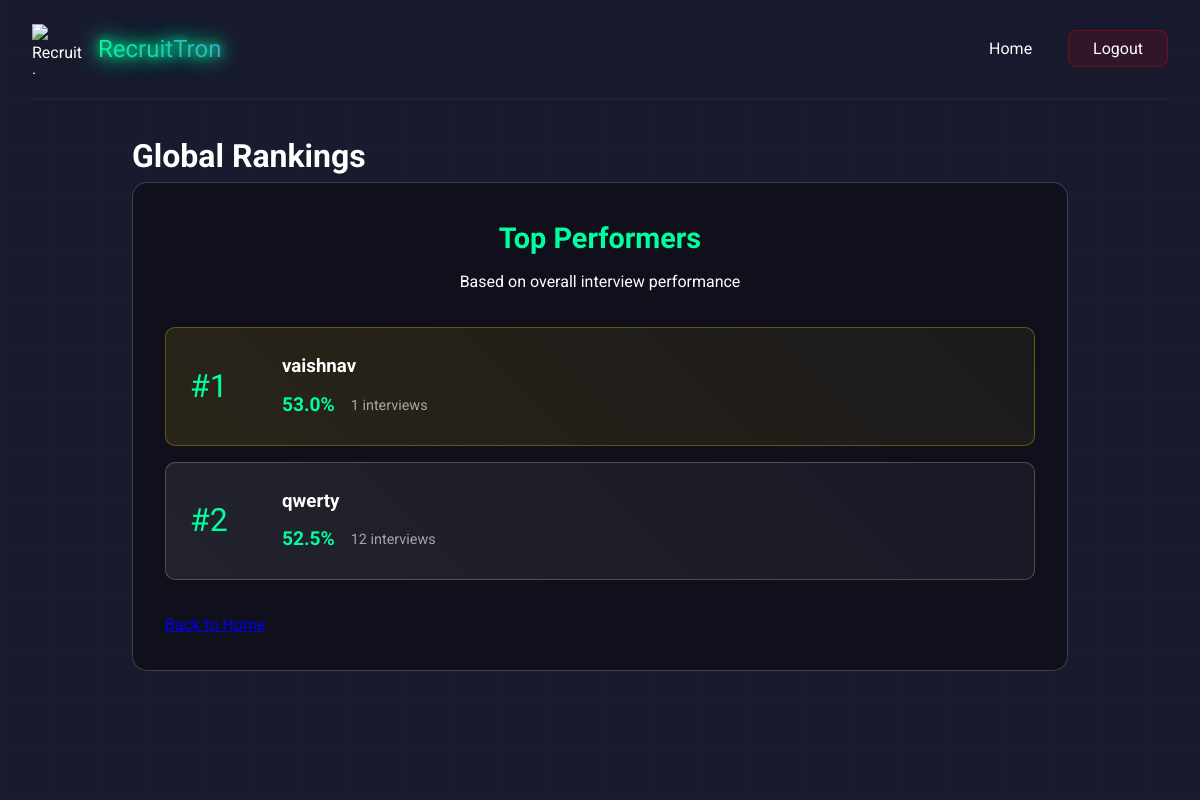
The app's page /leaderboard with its own data.
### models/user.py (models this page shows, shortened)
class User(UserMixin, db.Model):
    id = db.Column(db.Integer, primary_key=True)
    username = db.Column(db.String(80), unique=True, nullable=False)
    email = db.Column(db.String(120), unique=True, nullable=False)
    password_hash = db.Column(db.String(128))

### app.py (the view)
@app.route('/leaderboard')
def leaderboard():
    top_users = db.session.query(
        User,
        func.avg(InterviewFeedback.total_score).label('avg_score'),
        func.count(InterviewFeedback.id).label('interview_count')
    ).join(InterviewFeedback)\
    .group_by(User.id)\
    .order_by(desc('avg_score'))\
    .limit(5)\
    .all()
    leaderboard_data = [{
        'rank': idx + 1,
        'name': user.username,
        'avg_score': float("%.1f" % avg_score),
        'interviews': interview_count
    } for idx, (user, avg_score, interview_count) in enumerate(top_users)]
    return render_template('leaderboard.html', leaderboard_data=leaderboard_data)

### templates/leaderboard.html (shortened to what this page needs)
<!DOCTYPE html>
<html lang="en">
<head>
    <link rel="stylesheet" href="/static/css/style.css">
</head>
<body class="leaderboard-page">
    <div id="particles-js"></div>
    <div class="cyber-grid"></div>
    <div class="container">
        <nav class="nav-bar glass-nav">
            <div class="logo-container">
                <img src="/static/img/logo.png" alt="RecruitTron Logo" class="logo">
                <span class="logo-text neon-text">RecruitTron</span>
            </div>
            <div class="nav-links">
                <a href="/" class="nav-link">Home</a>
                <a href="/logout" class="nav-link logout-btn"><span>Logout</span></a>
            </div>
        </nav>
        <main class="leaderboard-content">
            <h1 class="cyber-glitch" data-text="Global Rankings">Global Rankings</h1>
            <div class="leaderboard-container glassmorphism">
                <div class="leaderboard-header">
                    <h2>Top Performers</h2>
                    <p>Based on overall interview performance</p>
                </div>
                <div class="leaderboard-grid">
                    {% for user in leaderboard_data %}
                    <div class="rank-card {% if user.rank == 1 %}gold{% elif user.rank == 2 %}silver{% elif user.rank == 3 %}bronze{% endif %}">
                        <div class="rank-number">#{{ user.rank }}</div>
                        <div class="user-info">
                            <h3>{{ user.name }}</h3>
                            <div class="score-badge">
                                <span class="score">{{ user.avg_score }}%</span>
                                <span class="interview-count">{{ user.interviews }} interviews</span>
                            </div>
                        </div>
                    </div>
                    {% endfor %}
                </div>
                <div class="actions">
                    <a href="/" class="cyber-button">
                    </a>
                </div>
            </div>
        </main>
    </div>
</body>
</html>

### static/css/style.css (style rules this page uses)
:root { --primary-color: #00ff9d; --secondary-color: #6c63ff; --accent-color: #ff3366; --dark-color: #1a1a2e; --light-color: #ffffff; --gradient-1: linear-gradient(135deg, #00ff9d 0%, #6c63ff 100%); --gradient-2: linear-gradient(45deg, #ff3366 0%, #6c63ff 100%); }
* { margin: 0; padding: 0; box-sizing: border-box; }
body { font-family: 'Roboto', sans-serif; background: var(--dark-color); color: var(--light-color); line-height: 1.6; overflow-x: hidden; cursor: default; }
#particles-js { position: fixed; top: 0; left: 0; width: 100%; height: 100%; z-index: -1; }
.container { max-width: 1200px; margin: 0 auto; padding: 0 2rem; }
.nav-bar { display: flex; justify-content: space-between; align-items: center; padding: 1.5rem 0; }
.logo-container { display: flex; align-items: center; gap: 1rem; }
.logo { width: 50px; height: 50px; }
.logo-text { font-family: 'Orbitron', sans-serif; font-size: 1.5rem; background: var(--gradient-1); -webkit-background-clip: text; -webkit-text-fill-color: transparent; }
.nav-links a { color: var(--light-color); text-decoration: none; margin-left: 2rem; transition: color 0.3s ease; }
.neon-text { color: #fff; text-shadow: 0 0 10px var(--primary-color), 0 0 20px var(--primary-color), 0 0 30px var(--primary-color); }
.glassmorphism { background: rgba(255, 255, 255, 0.1); backdrop-filter: blur(10px); border-radius: 20px; border: 1px solid rgba(255, 255, 255, 0.2); padding: 2rem; transition: transform 0.3s ease; }
.cyber-grid { position: fixed; top: 0; left: 0; width: 100%; height: 100%; background: linear-gradient(90deg, rgba(0, 255, 157, 0.03) 1px, transparent 1px) 0 0 / 50px 50px, linear-gradient(0deg, rgba(0, 255, 157, 0.03) 1px, transparent 1px) 0 0 / 50px 50px; pointer-events: none; animation: gridMove 20s linear infinite; }
.glass-nav { background: rgba(26, 26, 46, 0.8); backdrop-filter: blur(10px); border-bottom: 1px solid rgba(0, 255, 157, 0.1); }
.logout-btn { background: rgba(255, 0, 0, 0.1); border: 1px solid rgba(255, 0, 0, 0.3); padding: 0.5rem 1.5rem; border-radius: 8px; transition: all 0.3s ease; }
.leaderboard-content { max-width: 1000px; margin: 0 auto; padding: 2rem; }
.leaderboard-container { padding: 2rem; border-radius: 15px; background: rgba(13, 13, 23, 0.7); backdrop-filter: blur(10px); }
.leaderboard-header { text-align: center; margin-bottom: 2rem; }
.leaderboard-header h2 { color: var(--primary-color); font-family: 'Orbitron', sans-serif; font-size: 1.8rem; margin-bottom: 0.5rem; }
.leaderboard-grid { display: grid; gap: 1rem; margin-bottom: 2rem; }
.rank-card { display: flex; align-items: center; padding: 1.5rem; background: rgba(255, 255, 255, 0.05); border-radius: 10px; transition: transform 0.3s ease; }
.rank-card.gold { background: linear-gradient(45deg, rgba(255, 215, 0, 0.1), rgba(255, 215, 0, 0.05)); border: 1px solid rgba(255, 215, 0, 0.3); }
.rank-card.silver { background: linear-gradient(45deg, rgba(192, 192, 192, 0.1), rgba(192, 192, 192, 0.05)); border: 1px solid rgba(192, 192, 192, 0.3); }
.rank-number { font-size: 2rem; font-family: 'Orbitron', sans-serif; color: var(--primary-color); margin-right: 2rem; min-width: 60px; }
.user-info { flex-grow: 1; }
.user-info h3 { color: #fff; margin-bottom: 0.5rem; }
.score-badge { display: flex; align-items: center; gap: 1rem; }
.score { color: var(--primary-color); font-size: 1.2rem; font-weight: bold; }
.interview-count { color: rgba(255, 255, 255, 0.6); font-size: 0.9rem; }

### records on screen
User: rank "1", name "vaishnav", avg_score "53.0", interviews "1"
User: rank "2", name "qwerty", avg_score "52.5", interviews "12"
